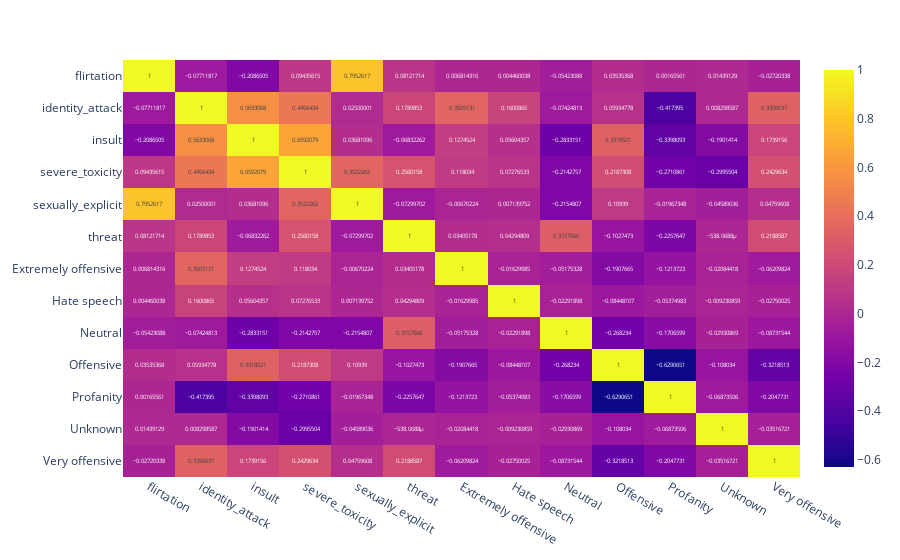

Notebook code cell kept with this figure:
### Code cell
corr=df.corr()
fig = px.imshow(corr, text_auto=True, aspect="auto")
fig.show()

### Figure 1 — Plotly figure (JSON) as saved in the notebook; plotly's stock layout.template omitted (floating-point values rounded to 4 significant figures; data arrays with more than 128 entries replaced by an {"elided": "..."} marker saying what was removed)
{"data": [{"coloraxis": "coloraxis", "hovertemplate": "x: %{x}<br>y: %{y}<br>color: %{z}<extra></extra>", "name": "0", "texttemplate": "%{z}", "type": "heatmap", "x": ["flirtation", "identity_attack", "insult", "severe_toxicity", "sexually_explicit", "threat", "Extremely offensive", "Hate speech", "Neutral", "Offensive", "Profanity", "Unknown", "Very offensive"], "xaxis": "x", "y": ["flirtation", "identity_attack", "insult", "severe_toxicity", "sexually_explicit", "threat", "Extremely offensive", "Hate speech", "Neutral", "Offensive", "Profanity", "Unknown", "Very offensive"], "yaxis": "y", "z": {"elided": "13x13 float values"}}], "layout": {"coloraxis": {"colorscale": [[0, "#0d0887"], [0.1111, "#46039f"], [0.2222, "#7201a8"], [0.3333, "#9c179e"], [0.4444, "#bd3786"], [0.5556, "#d8576b"], [0.6667, "#ed7953"], [0.7778, "#fb9f3a"], [0.8889, "#fdca26"], [1, "#f0f921"]]}, "margin": {"t": 60}, "xaxis": {"anchor": "y", "domain": [0, 1]}, "yaxis": {"anchor": "x", "autorange": "reversed", "domain": [0, 1]}}}
